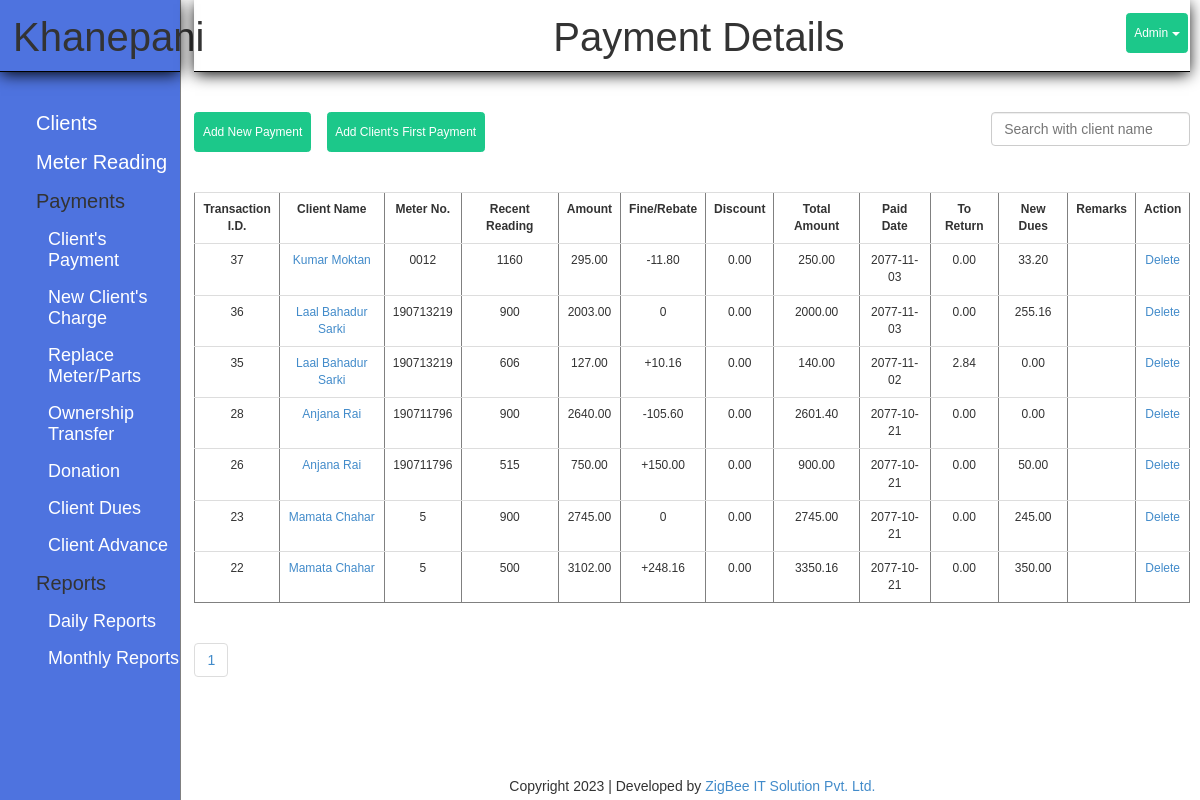
/index.php?page=payment (signed in), run on the app's committed database.
### tables this page shows
CREATE TABLE `payment` (
  `pid` int(11) NOT NULL,
  `cid` int(11) NOT NULL,
  `prev_reading` float NOT NULL DEFAULT 0,
  `cur_reading` float NOT NULL,
  `read_date` text NOT NULL,
  `paid_date` text NOT NULL,
  `fee_rebate` decimal(10,2) NOT NULL,
  `discount` decimal(10,2) NOT NULL,
  `remark` text NOT NULL,
  `amount` decimal(10,2) NOT NULL,
  `client_dues` int(11) NOT NULL,
  `total` decimal(10,2) NOT NULL,
  `grand_total` decimal(10,2) NOT NULL,
  `dues_return` decimal(10,2) NOT NULL DEFAULT 0.00,
  `previous_return` decimal(10,2) NOT NULL,
  `new_dues` decimal(10,2) NOT NULL
);

CREATE TABLE `client` (
  `id` int(11) NOT NULL,
  `name` varchar(30) NOT NULL,
  `phone` bigint(11) NOT NULL,
  `joinned` date DEFAULT NULL,
  `gharnum` varchar(10) DEFAULT NULL,
  `area` varchar(20) NOT NULL,
  `meter` varchar(15) NOT NULL,
  `address` varchar(20) NOT NULL,
  `father` varchar(30) DEFAULT NULL,
  `mother` varchar(30) DEFAULT NULL,
  `grandfather` varchar(50) DEFAULT NULL,
  `remark` text DEFAULT NULL
);

### modules/payment/function.php (called while the page is built, shortened)
<?php
	class PaymentModel{
		function getAll()
		{
			global $con;
			global $pageno;
			if (isset($_GET['pageno'])) {
	            $pageno = $_GET['pageno'];
	        } else {
	            $pageno = 1;
	        }
	        $no_of_records_per_page = 100;
	        $offset = ($pageno-1) * $no_of_records_per_page;
	        $total_pages_sql = "SELECT COUNT(*) FROM payment";
	        $result = mysqli_query($con,$total_pages_sql);
	        $total_rows = mysqli_fetch_array($result)[0];
	        $total_pages = ceil($total_rows / $no_of_records_per_page);
			$sql = "SELECT payment.*, client.*, payment.remark AS payment_remark
					FROM payment
					INNER JOIN client
					ON payment.cid=client.id  ORDER BY pid desc  LIMIT $offset, $no_of_records_per_page";
			$rs = mysqli_query($con, $sql);
			$final = array();
			while($row = mysqli_fetch_assoc($rs))
			{
				$final[] = $row;
			}
			return $final;
		}
	}
?>

### modules/payment/view.php (the view, shortened to what this page needs)
<h1 class="title">Payment Details</h1>
<?php
$data = $payment->getAll();
global $total_pages;
?>
<a href="?page=payment_form" class="btn">Add New Payment</a>
<a href="?page=payment_form&new=1" class="btn">Add Client's First Payment</a>
<input type="text" class="form-control search" name="search" id="search" placeholder="Search with client name">
<table border="1" width="100%" class="table"  id="result">
	<tr>
		<th>Transaction <br> I.D.</th>
		<th>Client Name</th>
		<th>Meter No.</th>
		<th>Recent Reading</th>
		<th>Amount</th>
		<th>Fine/Rebate</th>
		<th>Discount</th>
		<th>Total Amount</th>
		<th>Paid Date</th>
		<th>To Return</th>
		<th>New Dues</th>
		<th>Remarks</th>
		<th>Action</th>
	</tr>
	<?php
	foreach($data as $d)
	{ ?>
		<tr>
			<td> <?php echo $d['pid']; ?> </td>
			<td> <a href="payment_print.php?print_id=<?php echo $d['pid']; ?>"> <?php echo $d['name'];?> </a> </td>
			<td> <?php echo $d['meter']; ?> </td>
			<td> <?php echo $d['cur_reading']; ?> </td>
			<td> <?php echo $d['amount']; ?> </td>
			<td> <?php
					if ($d['fee_rebate']>0)
						echo "+".$d['fee_rebate'];
					else if ($d['fee_rebate']<0)
						echo "".$d['fee_rebate'];
					else
						echo 0.00;
					?>
			</td>
			<td> <?php echo $d['discount']; ?> </td>
			<td> <?php echo $d['grand_total']; ?> </td>
			<td> <?php echo $d['paid_date']; ?> </td>
			<td> <?php echo $d['dues_return']; ?> </td>
			<td> <?php echo $d['new_dues']; ?> </td>
			<td> <?php echo $d['payment_remark']; ?> </td>
			<td>
				<a onclick="return confirm('Do you want to delete?');" href="?page=payment&del_id=<?php echo $d['pid']; ?>">
					Delete
				</a>
			</td>
		</tr>
	<?php
	}
	?>
</table>
<ul class="pagination">
 		<?php
        	for ($i=1;$i<=$total_pages; $i=$i+1) { ?>
        		<li>
		            <a href="<?php  echo "?page=payment&pageno=".$i;  ?>"><?php echo $i; ?></a>
		        </li>
        <?php	}
         ?>
    </ul>

### style.css (style rules this page uses)
* { margin: 0px; padding: 0px; }
body { font-family: arial; }
a { text-decoration: none !important; }
.title { border-bottom: 1px solid black; box-shadow: 0px 3px 15px -1px #000; padding: 15px 0px 12px 13px; margin: 0px 0px 40px 0px; text-align: center; font-size: 40px; }
table { border-collapse: collapse; margin-top: 5vh; }
table td, th { padding: 4px; text-align: center; }
.btn { color: #fff; background-color: #1cc88a; border-color: #1cc88a; padding: 1rem .75rem; font-size: 1vw !important; line-height: 1.5; border-radius: .35rem; cursor: pointer; margin-right: 1vw; }
.search { width: 20%; float: right; }
.table tr td { text-transform: capitalize; }
table tr,table th, table td { font-size: 1vw; }

### data on the page
payment: pid "37", cid.name "Kumar Moktan", cid.meter "0012", cur_reading "1160", amount "295.00", fee_rebate "-11.80", discount "0.00", grand_total "250.00", paid_date "2077-11-03", dues_return "0.00", new_dues "33.20"
payment: pid "36", cid.name "Laal Bahadur Sarki", cid.meter "190713219", cur_reading "900", amount "2003.00", discount "0.00", grand_total "2000.00", paid_date "2077-11-03", dues_return "0.00", new_dues "255.16"
payment: pid "35", cid.name "Laal Bahadur Sarki", cid.meter "190713219", cur_reading "606", amount "127.00", fee_rebate "10.16", discount "0.00", grand_total "140.00", paid_date "2077-11-02", dues_return "2.84", new_dues "0.00"
payment: pid "28", cid.name "Anjana Rai", cid.meter "190711796", cur_reading "900", amount "2640.00", fee_rebate "-105.60", discount "0.00", grand_total "2601.40", paid_date "2077-10-21", dues_return "0.00", new_dues "0.00"
payment: pid "26", cid.name "Anjana Rai", cid.meter "190711796", cur_reading "515", amount "750.00", fee_rebate "150.00", discount "0.00", grand_total "900.00", paid_date "2077-10-21", dues_return "0.00", new_dues "50.00"
payment: pid "23", cid.name "Mamata Chahar", cid.meter "5", cur_reading "900", amount "2745.00", discount "0.00", grand_total "2745.00", paid_date "2077-10-21", dues_return "0.00", new_dues "245.00"
payment: pid "22", cid.name "Mamata Chahar", cid.meter "5", cur_reading "500", amount "3102.00", fee_rebate "248.16", discount "0.00", grand_total "3350.16", paid_date "2077-10-21", dues_return "0.00", new_dues "350.00"

### other printed values
$i "1"
